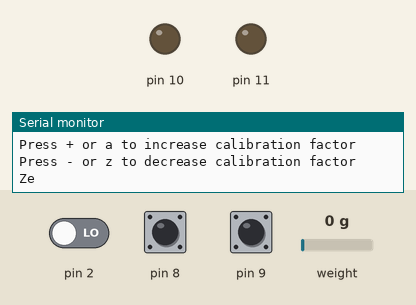
The sketch below on a simulated Arduino Uno, built with avr-gcc and run on an emulated ATmega328P. Shown: output pins drawn as LEDs (lit = HIGH), the last lines printed to the serial monitor. Inputs (shaded band) come from the test bench; at power-on: pin 8 HIGH, pin 9 HIGH, pin 2 LOW, weight on the scale 0 g.

Above: at 3.3 s.
3.4 s: pin 8 pulled LOW for 0.15 s
At 3.5 s:
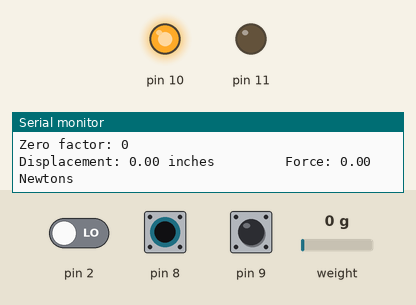
5.1 s: pin 9 pulled LOW for 0.15 s
At 5.2 s:
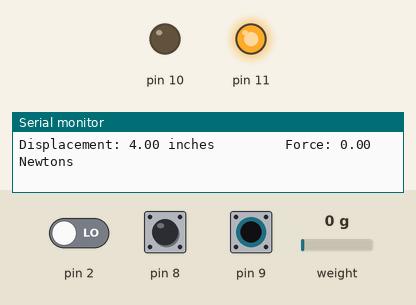
6.8 s: pin 9 pulled LOW for 3.2 s
At 10.9 s:
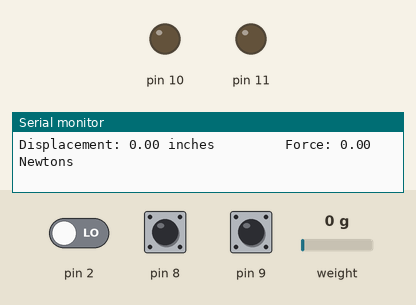
11.5 s: pin 8 pulled LOW for 3.2 s
At 12.9 s:
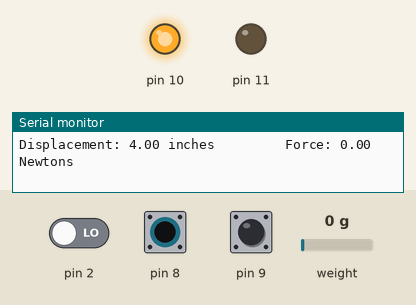
16.2 s: pin 2 driven HIGH and pin 8 driven LOW
At 17.6 s:
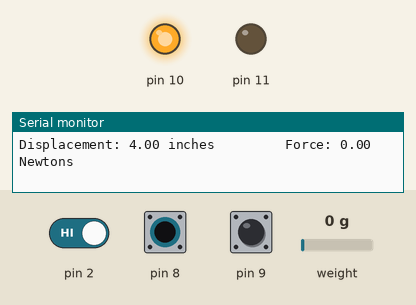
19.2 s: pin 9 pulled LOW for 1 s
At 20.0 s:
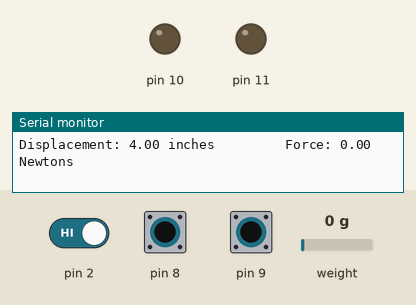
Timing chart, 0 to 22.2 s (numbered marks = the images above; inputs shaded):
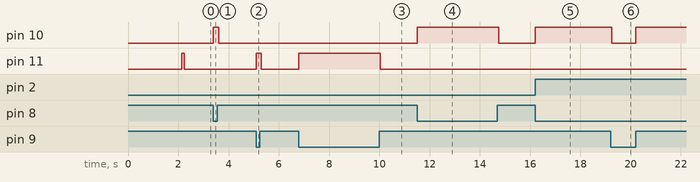

Measured:
- after the input at 3.4 s, pin 10: LOW → HIGH at once, → LOW 0.20 s later
- after the input at 5.1 s, pin 11: LOW → HIGH at once, → LOW 0.20 s later
- after the input at 6.8 s, pin 11: LOW → HIGH at once, → LOW 3.2 s later
- after the input at 11.5 s, pin 10: LOW → HIGH at once, → LOW 3.2 s later
- after the input at 16.2 s, pin 10: LOW → HIGH at once
- after the input at 19.2 s, pin 10: HIGH → LOW at once, → HIGH 0.96 s later

The sketch:

finalcode.ino
```cpp
#include "HX711.h"

#define DOUT  4
#define CLK  3

HX711 scale;

float calibration_factor = -51000; //roughly -51000 works for 10kg load cell at 0.5 to 0.7kg

long pos = 0;
long prevPos = 1;
long steps = 0;
long prevSteps = 0;
float conNum = 0.000286*3.045*8;
bool dir = 0;
int Speed = 0;
bool homeFlag;
unsigned long prevTimer = 0;
unsigned long lastStepTime = 0;
int trigDelay = 500;

      void updatePosition(void){
        if(dir ==1){
           pos=pos+steps;
          steps=0;
          }else{
            pos=pos-steps;
            steps=0;
            }
            }


    float convertToInches(long pos){
      return conNum*pos;
      }

void setup() {
  Serial.begin(9600);
  Serial.println("HX711 calibration sketch");
  Serial.println("Remove all weight from scale");
  Serial.println("After readings begin, place known weight on scale");
  Serial.println("Press + or a to increase calibration factor");
  Serial.println("Press - or z to decrease calibration factor");

  scale.begin(DOUT, CLK);
  scale.set_scale();
  scale.tare(); //Reset the scale to 0

  long zero_factor = scale.read_average(); //Get a baseline reading
  Serial.print("Zero factor: "); //This can be used to remove the need to tare the scale. Useful in permanent scale projects.
  Serial.println(zero_factor);

  pinMode(10, OUTPUT);
  pinMode(11, OUTPUT);
  pinMode(8, INPUT_PULLUP);
  pinMode(9, INPUT_PULLUP);

  pinMode(2, INPUT);
  attachInterrupt(digitalPinToInterrupt(2), countSteps, RISING);

  Serial.begin(9600);
}

void loop() {
  if(homeFlag == 0){homeActuator();}

  //Serial.println(digitalRead(8));
  //Serial.println(digitalRead(9));

  if(digitalRead(8) == HIGH & digitalRead(9) == LOW){
    //Retract actuator
    dir = 0;
    Speed = 255;
    analogWrite(10,0);
    analogWrite(11, Speed);
    if(millis() - prevTimer > 100){
        updatePosition();
        prevTimer = millis();
        if(pos == prevPos | pos == 0){ pos = 0;}
        else {prevPos = pos;}
        Serial.print("Displacement: ");
        Serial.print(convertToInches(pos));
        Serial.print(" inches         ");

        //Only read force immediately after displacement
        Serial.print("Force: ");
        Serial.print(scale.get_units()*0.453592*9.81, 2); //*9.81 = kg to Newton conversion
        Serial.println(" Newtons");
      }
  }
  else if(digitalRead(8) == LOW & digitalRead(9) == HIGH){
    //Extend Actuator
    dir = 1;
    Speed = 255;
    analogWrite(10, Speed);
    analogWrite(11, 0);
    if(millis() - prevTimer > 100){
        updatePosition();
        prevTimer = millis();
        if(pos == prevPos | pos == 574){pos = 574;}
        else {prevPos = pos;}
        Serial.print("Displacement: ");
        Serial.print(convertToInches(pos));
        Serial.print(" inches         ");

        //Only read force immediately after displacement
        Serial.print("Force: ");
        Serial.print(scale.get_units()*0.453592*9.81, 2);  //*9.81 = kg to Newton conversion
        Serial.println(" Newtons");
    }
  }
  else{
    Speed = 0;
    analogWrite(10, 0);
    analogWrite(11, 0);
  }

    scale.set_scale(calibration_factor); //Adjust to this calibration factor


  if(Serial.available())
  {
    char temp = Serial.read();
    if(temp == '+' || temp == 'a')
      calibration_factor += 100;
    else if(temp == '-' || temp == 'z')
      calibration_factor -= 100;
  }
}

void countSteps(void){
  if(micros()-lastStepTime >trigDelay){
    steps++;
    lastStepTime =micros();
    }
  }

  void homeActuator(void){
    prevTimer = millis();
    while(homeFlag == 0){
      Speed =255;
      analogWrite(10,0);
      analogWrite(11,Speed);
      if(prevSteps ==steps){
        if(millis() -prevTimer >100){
          analogWrite(10,0);
      analogWrite(11,0);
      steps=0;
      Speed=0;
      homeFlag=1;
      }
        }else{
          prevSteps=steps;
          prevTimer=millis();
        }
      }
      }
```
